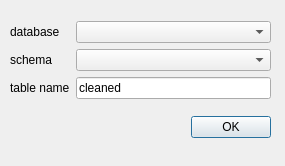
<?xml version="1.0" encoding="UTF-8"?>
<ui version="4.0">
 <class>DbSettingsDialogBase</class>
 <widget class="QDialog" name="DbSettingsDialogBase">
  <property name="geometry">
   <rect>
    <x>0</x>
    <y>0</y>
    <width>285</width>
    <height>166</height>
   </rect>
  </property>
  <property name="windowTitle">
   <string>DbSettings</string>
  </property>
  <widget class="QWidget" name="layoutWidget">
   <property name="geometry">
    <rect>
     <x>10</x>
     <y>10</y>
     <width>261</width>
     <height>141</height>
    </rect>
   </property>
   <layout class="QVBoxLayout" name="verticalLayout">
    <item>
     <layout class="QGridLayout" name="gridLayout">
      <item row="0" column="0">
       <widget class="QLabel" name="label_5">
        <property name="text">
         <string>database</string>
        </property>
       </widget>
      </item>
      <item row="0" column="1">
       <widget class="QComboBox" name="dbCombo"/>
      </item>
      <item row="1" column="0">
       <widget class="QLabel" name="label_6">
        <property name="text">
         <string>schema</string>
        </property>
       </widget>
      </item>
      <item row="1" column="1">
       <widget class="QComboBox" name="schemaCombo"/>
      </item>
      <item row="2" column="0">
       <widget class="QLabel" name="label_7">
        <property name="text">
         <string>table name</string>
        </property>
       </widget>
      </item>
      <item row="2" column="1">
       <widget class="QLineEdit" name="nameLineEdit">
        <property name="text">
         <string>cleaned</string>
        </property>
       </widget>
      </item>
     </layout>
    </item>
    <item>
     <layout class="QHBoxLayout" name="horizontalLayout">
      <item>
       <spacer name="horizontalSpacer">
        <property name="orientation">
         <enum>Qt::Horizontal</enum>
        </property>
        <property name="sizeHint" stdset="0">
         <size>
          <width>18</width>
          <height>20</height>
         </size>
        </property>
       </spacer>
      </item>
      <item>
       <widget class="QPushButton" name="pushButton_2">
        <property name="text">
         <string>OK</string>
        </property>
       </widget>
      </item>
     </layout>
    </item>
   </layout>
  </widget>
 </widget>
 <resources/>
 <connections/>
</ui>
